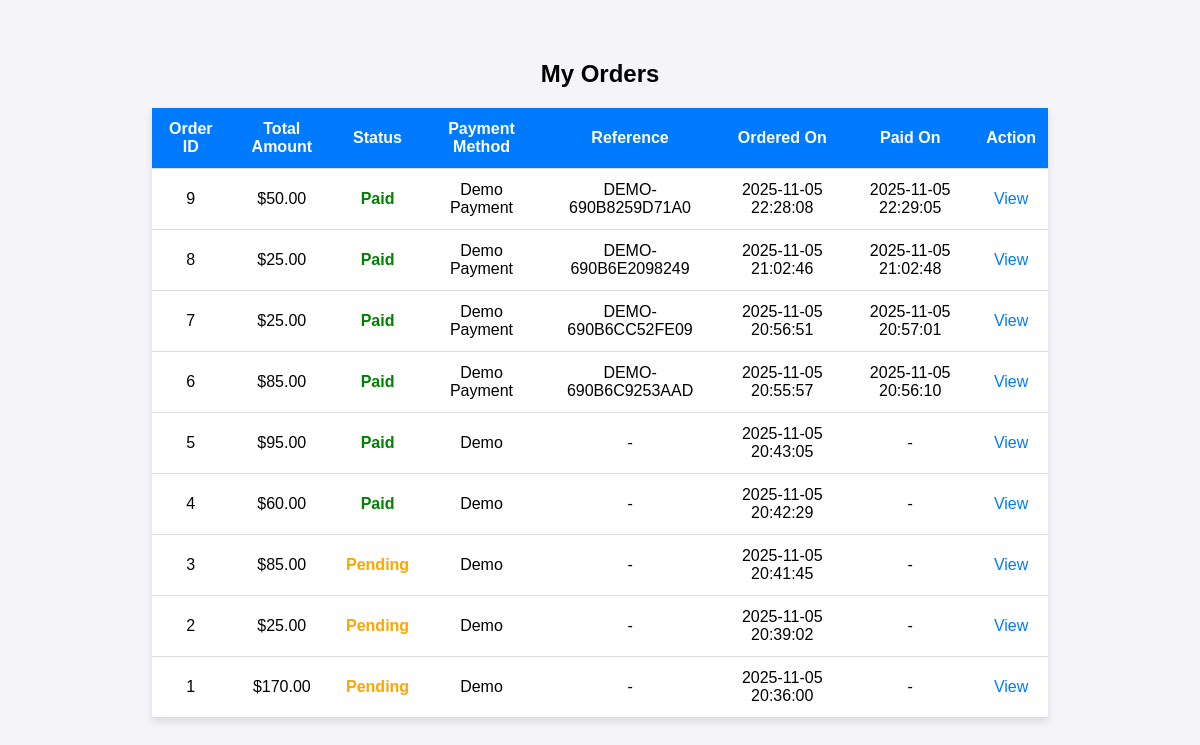
The page /pages/my_orders.php (signed in) on the database its author committed.
### tables this page shows
CREATE TABLE `orders` (
  `id` int(11) NOT NULL,
  `user_id` int(11) NOT NULL,
  `total_amount` decimal(10,2) NOT NULL,
  `status` varchar(50) DEFAULT 'Pending',
  `created_at` datetime DEFAULT current_timestamp(),
  `payment_method` varchar(50) DEFAULT 'Demo',
  `payment_reference` varchar(100) DEFAULT NULL,
  `paid_at` datetime DEFAULT NULL
);

### pages/my_orders.php (the view, shortened to what this page needs)
<?php
include '../includes/db.php';
$user_id = $_SESSION['user_id'];
$stmt = $conn->prepare("SELECT * FROM orders WHERE user_id = ? ORDER BY created_at DESC");
$stmt->execute([$user_id]);
$orders = $stmt->fetchAll(PDO::FETCH_ASSOC);
?>
<!DOCTYPE html>
<html lang="en">
<head>
</head>
<body>
<h2>My Orders</h2>
<?php if ($orders): ?>
<table>
    <tr>
        <th>Order ID</th>
        <th>Total Amount</th>
        <th>Status</th>
        <th>Payment Method</th>
        <th>Reference</th>
        <th>Ordered On</th>
        <th>Paid On</th>
        <th>Action</th>
    </tr>
    <?php foreach ($orders as $order): ?>
    <tr>
        <td><?php echo $order['id']; ?></td>
        <td>$<?php echo number_format($order['total_amount'], 2); ?></td>
        <td class="status-<?php echo strtolower($order['status']); ?>">
            <?php echo $order['status']; ?>
        </td>
        <td><?php echo $order['payment_method'] ?: '-'; ?></td>
        <td><?php echo $order['payment_reference'] ?: '-'; ?></td>
        <td><?php echo $order['created_at']; ?></td>
        <td><?php echo $order['paid_at'] ?: '-'; ?></td>
        <td>
            <a href="order_details.php?order_id=<?php echo $order['id']; ?>">View</a>
        </td>
    </tr>
    <?php endforeach; ?>
</table>
<?php else: ?>
    <p style="text-align:center;">No orders found.</p>
<?php endif; ?>
</body>
</html>

### pages/my_orders.php (style rules this page uses)
body { font-family: Arial, sans-serif; background-color: #f4f4f9; margin: 0; padding: 40px; }
h2 { text-align: center; }
table { width: 80%; margin: 20px auto; border-collapse: collapse; background: #fff; box-shadow: 0 4px 8px rgba(0,0,0,0.1); }
th, td { padding: 12px; text-align: center; border-bottom: 1px solid #ddd; }
th { background: #007bff; color: white; }
a { text-decoration: none; color: #007bff; }
.status-paid { color: green; font-weight: bold; }
.status-pending { color: orange; font-weight: bold; }

### rows shown on the page
orders: id "9", total_amount "50.00", status "Paid", payment_method "Demo Payment", payment_reference "DEMO-690B8259D71A0", created_at "2025-11-05 22:28:08", paid_at "2025-11-05 22:29:05"
orders: id "8", total_amount "25.00", status "Paid", payment_method "Demo Payment", payment_reference "DEMO-690B6E2098249", created_at "2025-11-05 21:02:46", paid_at "2025-11-05 21:02:48"
orders: id "7", total_amount "25.00", status "Paid", payment_method "Demo Payment", payment_reference "DEMO-690B6CC52FE09", created_at "2025-11-05 20:56:51", paid_at "2025-11-05 20:57:01"
orders: id "6", total_amount "85.00", status "Paid", payment_method "Demo Payment", payment_reference "DEMO-690B6C9253AAD", created_at "2025-11-05 20:55:57", paid_at "2025-11-05 20:56:10"
orders: id "5", total_amount "95.00", status "Paid", payment_method "Demo", payment_reference "-", created_at "2025-11-05 20:43:05", paid_at "-"
orders: id "4", total_amount "60.00", status "Paid", payment_method "Demo", payment_reference "-", created_at "2025-11-05 20:42:29", paid_at "-"
orders: id "3", total_amount "85.00", status "Pending", payment_method "Demo", payment_reference "-", created_at "2025-11-05 20:41:45", paid_at "-"
orders: id "2", total_amount "25.00", status "Pending", payment_method "Demo", payment_reference "-", created_at "2025-11-05 20:39:02", paid_at "-"
orders: id "1", total_amount "170.00", status "Pending", payment_method "Demo", payment_reference "-", created_at "2025-11-05 20:36:00", paid_at "-"
